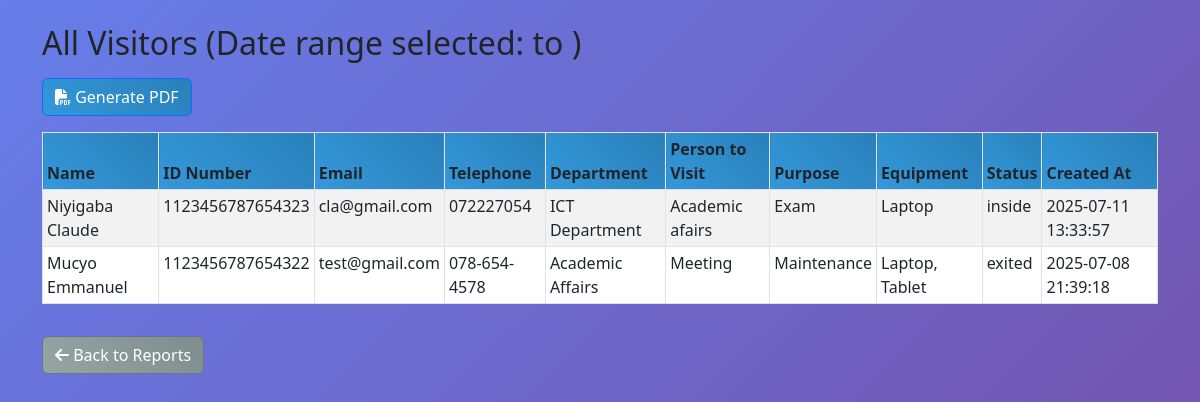
The page /pages/visitors_report_view.php on the database its author committed.
### tables this page shows
CREATE TABLE `vistor` (
  `id` int(11) NOT NULL,
  `visitor_name` varchar(255) NOT NULL,
  `id_number` varchar(50) NOT NULL,
  `email` varchar(255) DEFAULT NULL,
  `telephone` varchar(20) NOT NULL,
  `department` varchar(100) NOT NULL,
  `person_to_visit` varchar(255) DEFAULT NULL,
  `purpose` text NOT NULL,
  `equipment_brought` text NOT NULL,
  `other_equipment_details` varchar(255) DEFAULT NULL,
  `registration_date` timestamp NOT NULL DEFAULT current_timestamp(),
  `status` varchar(255) DEFAULT NULL,
  `created_at` timestamp NOT NULL DEFAULT current_timestamp(),
  `updated_at` timestamp NOT NULL DEFAULT current_timestamp() ON UPDATE current_timestamp()
);

### pages/visitors_report_view.php (the view, shortened to what this page needs)
<?php
$start_date = isset($_GET['start_date']) ? $_GET['start_date'] : null;
$end_date = isset($_GET['end_date']) ? $_GET['end_date'] : null;
$visitors = [];
$conn = new mysqli(DB_HOST, DB_USER, DB_PASS, DB_NAME);
if (!$conn->connect_error) {
    $sql = "SELECT * FROM vistor ORDER BY created_at DESC";
    $result = $conn->query($sql);
    while ($row = $result->fetch_assoc()) {
        $visitors[] = $row;
    }
}
?>
<!DOCTYPE html>
<html lang="en">
<head>
    <link rel="stylesheet" href="../assets/css/style.css">
    <link rel="stylesheet" href="https://cdnjs.cloudflare.com/ajax/libs/font-awesome/6.4.0/css/all.min.css">
    <link rel="stylesheet" href="https://cdn.jsdelivr.net/npm/bootstrap@5.3.0/dist/css/bootstrap.min.css">
</head>
<body>
<div class="container mt-4">
    <h2>All Visitors (Date range selected: <span class="text-primary"><?php echo htmlspecialchars($start_date); ?></span> to <span class="text-primary"><?php echo htmlspecialchars($end_date); ?></span>)</h2>
    <?php if (empty($visitors)): ?>
        <div class="alert alert-warning mt-4">There are no visitors recorded in the system.</div>
    <?php else: ?>
        <div class="mb-3 mt-3">
            <a class="btn btn-primary" href="../api/export_visitors_pdf.php" target="_blank">
                <i class="fas fa-file-pdf"></i> Generate PDF
            </a>
        </div>
        <div class="table-responsive">
            <table class="table table-bordered table-striped table-sm">
                <thead>
                    <tr>
                        <th>Name</th>
                        <th>ID Number</th>
                        <th>Email</th>
                        <th>Telephone</th>
                        <th>Department</th>
                        <th>Person to Visit</th>
                        <th>Purpose</th>
                        <th>Equipment</th>
                        <th>Status</th>
                        <th>Created At</th>
                    </tr>
                </thead>
                <tbody>
                <?php foreach ($visitors as $v): ?>
                    <tr>
                        <td><?php echo htmlspecialchars($v['visitor_name']); ?></td>
                        <td><?php echo htmlspecialchars($v['id_number']); ?></td>
                        <td><?php echo htmlspecialchars($v['email']); ?></td>
                        <td><?php echo htmlspecialchars($v['telephone']); ?></td>
                        <td><?php echo htmlspecialchars($v['department']); ?></td>
                        <td><?php echo htmlspecialchars($v['person_to_visit']); ?></td>
                        <td><?php echo htmlspecialchars($v['purpose']); ?></td>
                        <td><?php echo htmlspecialchars($v['equipment_brought']); ?></td>
                        <td><?php echo htmlspecialchars($v['status']); ?></td>
                        <td><?php echo htmlspecialchars($v['created_at']); ?></td>
                    </tr>
                <?php endforeach; ?>
                </tbody>
            </table>
        </div>
    <?php endif; ?>
    <div class="mt-3">
        <a href="reports.php" class="btn btn-secondary"><i class="fas fa-arrow-left"></i> Back to Reports</a>
    </div>
</div>
</body>
</html>

### assets/css/style.css (style rules this page uses)
* { margin: 0; padding: 0; box-sizing: border-box; }
body { font-family: 'Segoe UI', Tahoma, Geneva, Verdana, sans-serif; background: linear-gradient(135deg, #667eea 0%, #764ba2 100%); min-height: 100vh; color: #333; line-height: 1.6; }
.btn { display: inline-flex; align-items: center; gap: 0.5rem; padding: 0.75rem 1.5rem; border: none; border-radius: 10px; font-size: 1rem; font-weight: 600; cursor: pointer; transition: all 0.3s ease; text-decoration: none; text-align: center; }
.btn-primary { background: linear-gradient(45deg, #3498db, #2980b9); color: white; }
.btn-secondary { background: linear-gradient(45deg, #95a5a6, #7f8c8d); color: white; }
.table { width: 100%; border-collapse: collapse; background: white; }
.table th { background: linear-gradient(45deg, #3498db, #2980b9); color: white; padding: 1rem; text-align: left; font-weight: 600; }
.table td { padding: 1rem; border-bottom: 1px solid rgba(0, 0, 0, 0.05); }
.mt-3 { margin-top: 1.5rem; }
.mt-4 { margin-top: 2rem; }
.mb-3 { margin-bottom: 1.5rem; }

### rows shown on the page
vistor: visitor_name "Niyigaba Claude", id_number "1123456787654323", email "cla@gmail.com", telephone "072227054", department "ICT Department", person_to_visit "Academic afairs", purpose "Exam", equipment_brought "Laptop", status "inside", created_at "2025-07-11 13:33:57"
vistor: visitor_name "Mucyo Emmanuel", id_number "1123456787654322", email "test@gmail.com", telephone "078-654-4578", department "Academic Affairs", person_to_visit "Meeting", purpose "Maintenance", equipment_brought "Laptop, Tablet", status "exited", created_at "2025-07-08 21:39:18"
